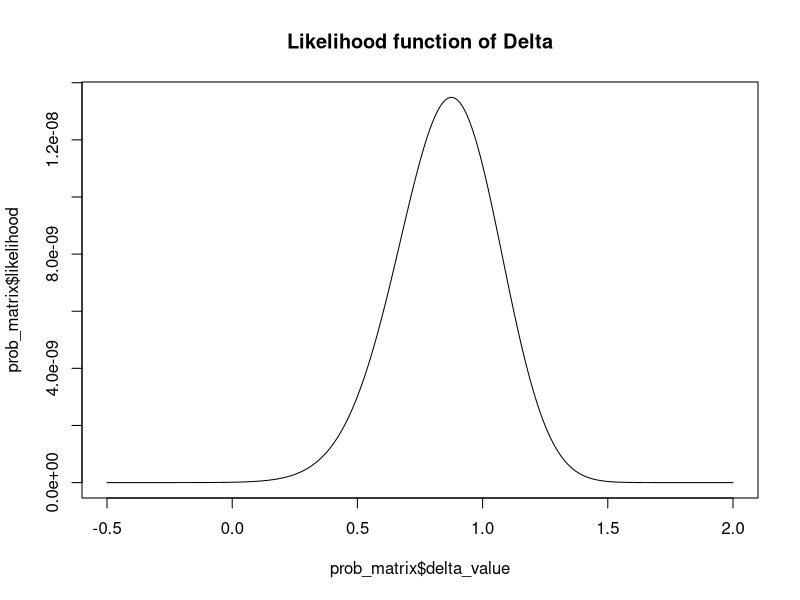

Write the R code that produced this figure. (Note: a time limit stopped this script after it produced the figure.)
## ---- chunk 1
x <- c(4, 3, 3, 1, 3, 1, 3, 0, 1, 5)
MoM_lambda <- mean(x)
MoM_delta <- log(MoM_lambda)
## ---- chunk 2
# Our sample
x <- c(4, 3, 3, 1, 3, 1, 3, 0, 1, 5)

# Calculating lambda using method of moments
MoM_lambda <- mean(x)

# Amount of Bootstrap replicates
B <- 1000000

# Vector to store variables in
MoM_delta <- NULL

# Bootstrap for-loop
for(i in 1:B){
  x_sampled <- rpois(n = 10, lambda = MoM_lambda)
  lambda_estimates <- mean(x_sampled)
  MoM_delta[i] <- log(lambda_estimates)
}

# Determining the standard deviation of the MoM estimate
sd(MoM_delta)
## ---- chunk 3
# Our sample
x_sample <- c(4, 3, 3, 1, 3, 1, 3, 0, 1, 5)

# Possible values for delta
delta <- seq(-0.5, 2, 0.01)

# Creating a data frame to store values in
prob_matrix <- data.frame(delta_value = numeric(), likelihood = numeric())

# For loop to compute the likelihood
for(value in delta){
  # Calculate the likelihood for each possible value of delta
  probability <- prod(exp(-exp(value))*exp(value)^x_sample / factorial(x_sample))
  
  # Store it in the dataframe
  Temp <- data.frame(value, probability)
  names(Temp) <- c("delta_value", "likelihood")
  prob_matrix <- rbind(prob_matrix, Temp)
}

plot(x = prob_matrix$delta_value, y = prob_matrix$likelihood, type = "l", main = "Likelihood function of Delta")
## ---- chunk 4
# Our sample
x <- c(4, 3, 3, 1, 3, 1, 3, 0, 1, 5)

# The MLE of lambda
MLE_lambda <- mean(x)

# The transformation back to Delta
MLE_delta1 <- log(MLE_lambda)
MLE_delta1
## ---- chunk 5
# Our sample
x_sample <- c(4, 3, 3, 1, 3, 1, 3, 0, 1, 5)

#negative log likelihood
nLL <- function(delta){
   -sum(dpois(x = x_sample, lambda = exp(delta), log=TRUE))
}

#MLE
library(stats4)
fit1 = mle(nLL, start = list(delta= 0))
MLE_delta2 = coef(summary(fit1))[1,1]
MLE_delta2
## ---- chunk 6
# Setting parameters
nsim = 1000000
MLE_delta3 = NULL

# Looping to estimate the variability on our estimate
for (i in 1:nsim){
  
  # Sample from a Poisson distribution
  x_samples=rpois(n=10, lambda = exp(MLE_delta1))
  
  # Negative log-likelihood transformation
  nLL_transformation <- function(delta){
    -sum(dpois(x = x_samples, lambda = exp(delta), log=TRUE))
    }
  
  # Computing the MLE
  fit = mle(nLL_transformation, start = list(delta = 0))
  
  # Store it in a vector
  MLE_delta3[i] = coef(summary(fit))[1,1]
}                    

# Estimate the standard error
sd(MLE_delta3)
## ---- chunk 7
# Maximum likelihood estimator for lambda
MLE_lambda <- mean(x)

# Amount of Bootstrap estimates
B <- 1000000

# A dataframe to store the estimates in
delta <- NULL

# For-loop
for(i in 1:B){
  sampled <- rpois(n = 10, lambda = MLE_lambda)
  lambda_est <- mean(sampled)
  delta[i] <- log(lambda_est)
}

# Quantiles
Lower_quantile <- quantile(MLE_lambda - delta, 0.025)
Upper_quantile <- quantile(MLE_lambda - delta, 0.975)

# Confidence interval
Lower_bound <- MLE_lambda - Upper_quantile
Upper_bound <- MLE_lambda - Lower_quantile

Lower_bound
Upper_bound
